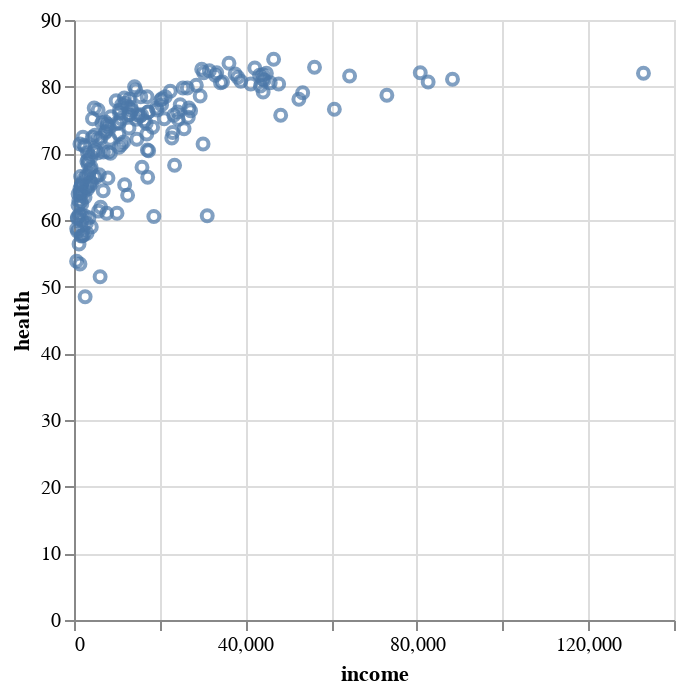

The code cell stored with this chart in its notebook:
### Markdown cell above
### Points

Points are maybe the most basic mark type to visualize data elements. Typically these are rendered to create scatterplots. When using Altair, we specify the type of visual mark with the method immediately following the `Chart()`, e.g., `mark_point()`. 

We may want to see the relationship between `income` and `health` statistics:

### Code cell
alt.Chart(df).mark_point().encode(
    x='income',
    y='health'
)

### Figure 1 — Vega-Lite specification as saved in the notebook (floating-point values rounded to 4 significant figures; data arrays with more than 128 entries replaced by an {"elided": "..."} marker saying what was removed)
{"config": {"view": {"continuousWidth": 300, "continuousHeight": 300}}, "data": {"name": "data-7e3b7ef5d72a8470b0044710e8a24cca"}, "mark": {"type": "point"}, "encoding": {"x": {"field": "income", "type": "quantitative"}, "y": {"field": "health", "type": "quantitative"}}, "$schema": "https://vega.github.io/schema/vega-lite/v5.8.0.json", "datasets": {"data-7e3b7ef5d72a8470b0044710e8a24cca": {"elided": "187 records"}}}
